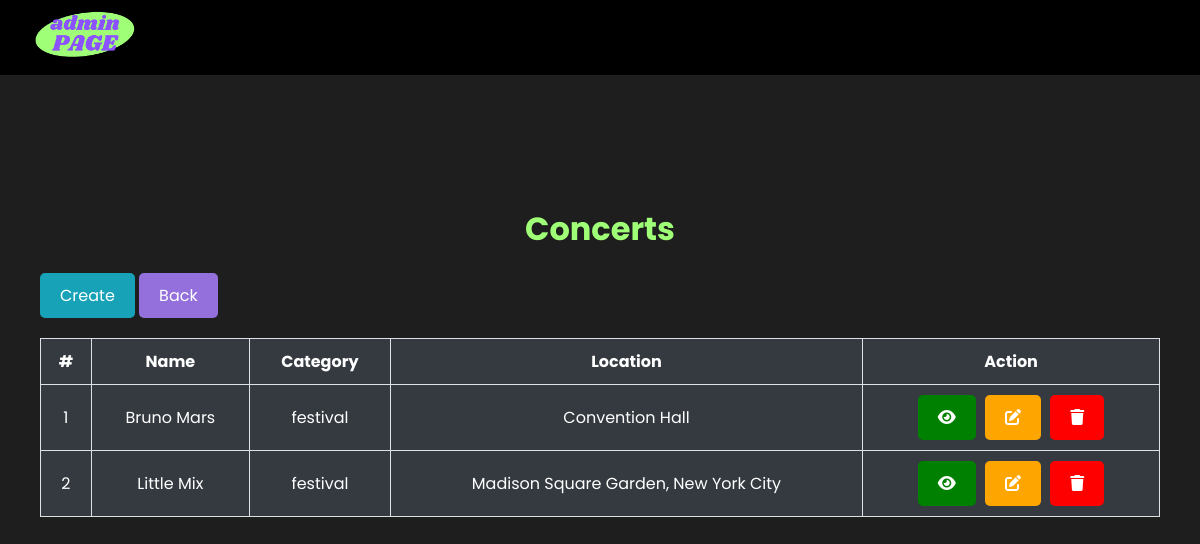
Screenshot of /dashboard/concerts/index.php (signed in) with the database file from the repository.
### tables this page shows
CREATE TABLE `concerts` (
  `id` varchar(255) NOT NULL,
  `name` varchar(255) NOT NULL,
  `category` varchar(50) NOT NULL,
  `description` varchar(255) NOT NULL,
  `location` varchar(255) NOT NULL,
  `image` varchar(255) NOT NULL,
  `date` date NOT NULL
);

### functions.php (called while the page is built, shortened)
<?php
$conn = mysqli_connect("localhost", "root", "", "pa_web");
function query($query) {
    global $conn;
    $result = mysqli_query($conn, $query);
    $rows = [];
    while ($row = mysqli_fetch_assoc($result)) {
        $rows[] = $row;
    }
    return $rows;
}
?>

### dashboard/concerts/index.php (the view, shortened to what this page needs)
<?php
require 'layouts/header.php';
require '../../functions.php';
$concerts = query("SELECT * FROM concerts");
$i = 1;
?>
<div class="concerts">
  <h1>Concerts</h1>
  <a href="create.php" style="color:white; text-decoration:none;">
    <div class="btn createbtn">Create</div>
  </a>
  <a href="../index.php" style="color:white">
    <div class="btn backbtn">Back</div>
  </a>
  <table>
    <thead>
      <tr>
        <th>#</th>
        <th>Name</th>
        <th>Category</th>
        <th>Location</th>
        <th>Action</th>
      </tr>
    </thead>
    <tbody>
      <?php if (sizeof($concerts) == 0) : ?>
        <tr>
          <td colspan="5" style="text-align: center; padding: 10px; border: 1px solid #dee2e6;">no data yet</td>
        </tr>
      <?php else : ?>
        <?php foreach ($concerts as $concert) : ?>
          <tr>
            <td><?= $i++; ?></td>
            <td><?= $concert["name"]; ?></td>
            <td><?= $concert['category']; ?></td>
            <td><?= $concert["location"]; ?></td>
            <td>
              <a href="info.php?id=<?= $concert['id']; ?>" class="btn view"><i class="fa-solid fa-eye"></i></a>
              <a href="edit.php?id=<?= $concert['id']; ?>" class="btn edit"><i class="fa-solid fa-pen-to-square"></i></a>
              <a href="delete.php?id=<?= $concert['id']; ?>" onclick="return confirm('Are you sure to delete this data?')" class="btn delete"><i class="fa-solid fa-trash"></i></a>
            </td>
          </tr>
        <?php endforeach; ?>
      <?php endif; ?>
    </tbody>
  </table>
</div>
<?php require 'layouts/footer.php' ?>

### dashboard/dashboard.css (style rules this page uses)
* { margin: 0; padding: 0; box-sizing: border-box; font-family: 'Poppins', sans-serif; }
body { background-color: #1e1e1e; min-height: 100vh; }
h1 { color: #9fff76; text-align: center; margin-bottom: 20px; }
.concerts { margin-top: 30px; padding: 20px; color: white; }
.concerts h1 { color: #9fff76; }
table { width: 100%; border-collapse: collapse; margin-bottom: 20px; color: white; text-align: center; margin: 0 auto; }
tr { background-color: #343a40; }
th, td { padding: 10px; border: 1px solid #dee2e6; }
.btn { display: inline-block; padding: 10px 20px; font-size: 16px; cursor: pointer; border-radius: 5px; text-align: center; }
.view { text-decoration: none; background-color:green; color: white; }
.edit { text-decoration: none; background-color:orange; color: white; margin-left: 5px; }
.delete { text-decoration: none; background-color:red; color: white; margin-left: 5px; }
.createbtn { background-color: #17a2b8; margin-bottom: 20px; text-decoration: none; color: white; }
.backbtn { background-color: mediumpurple; margin-bottom: 20px; text-decoration: none; color: white; }

### rows the page displays
concerts: name "Bruno Mars", category "festival", location "Convention Hall"
concerts: name "Little Mix", category "festival", location "Madison Square Garden, New York City"
